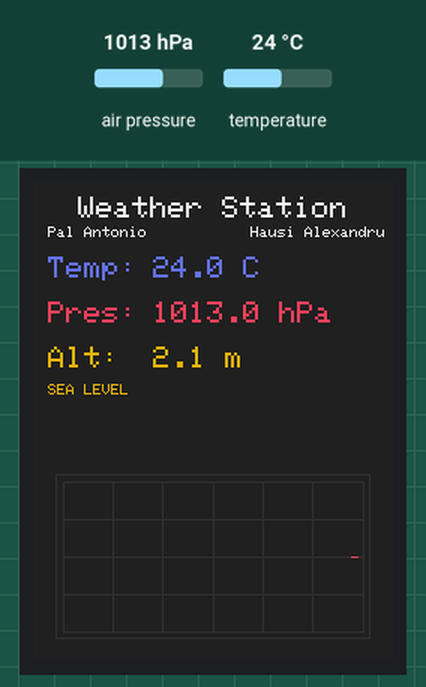
Simulated run of this sketch. Board: Arduino Uno, built with avr-gcc and run on an emulated ATmega328P. Shown: 240×320 colour display. The test bench sets the inputs (shaded band); at power-on: air pressure 1013 hPa, temperature 24 °C. What the sketch prints to the serial monitor is not drawn.

Above: at 3.1 s.
3.2 s: air pressure set to 952 hPa
At 5.6 s:
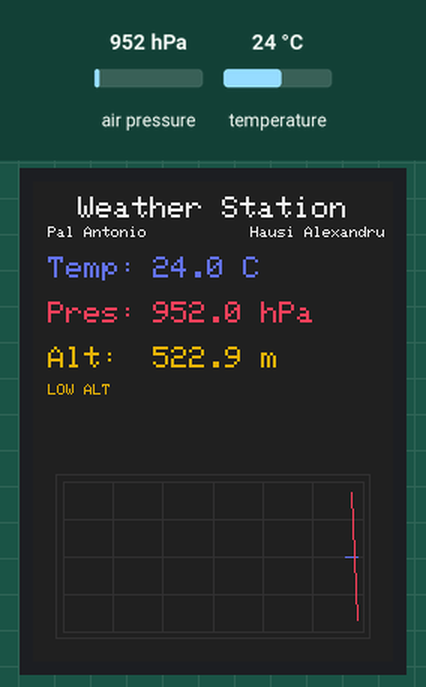
9.1 s: temperature set to 12 °C
At 11.0 s:
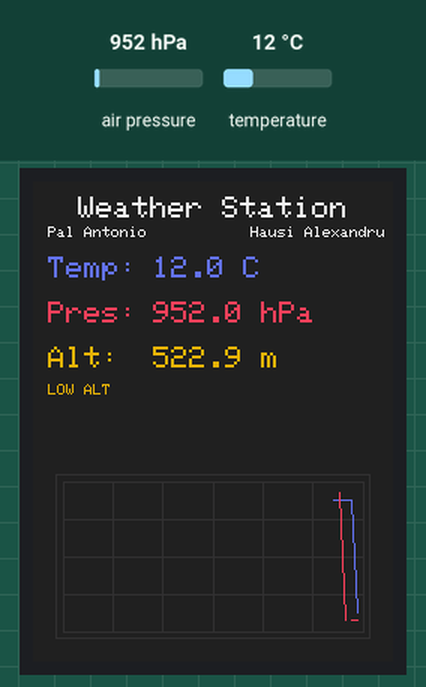
14.2 s: air pressure set to 975 hPa
At 16.6 s:
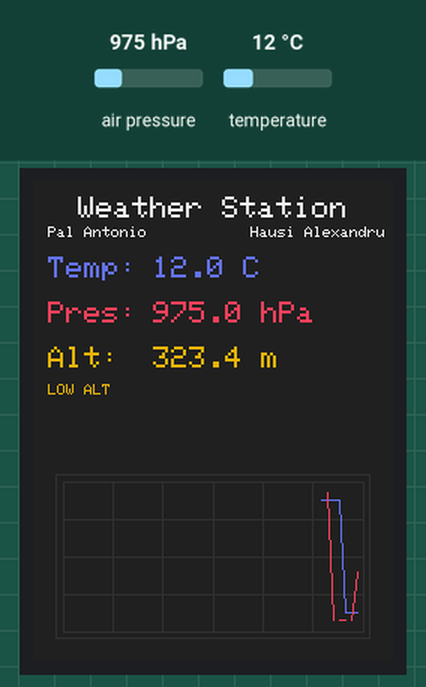
19.3 s: temperature set to 19 °C
At 21.1 s:
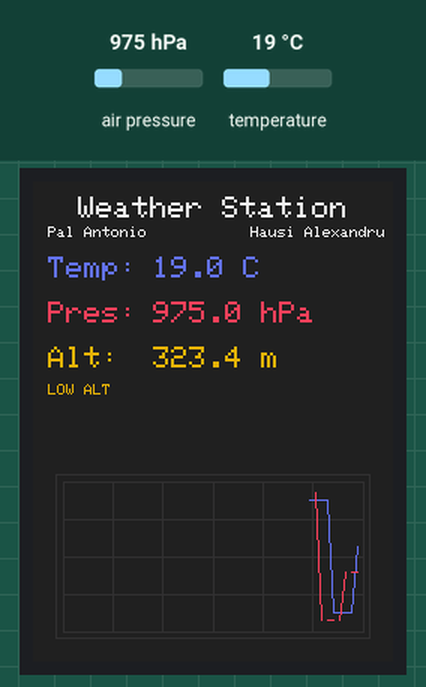
Timing chart, 0 to 22.6 s (numbered marks = the images above; inputs shaded):
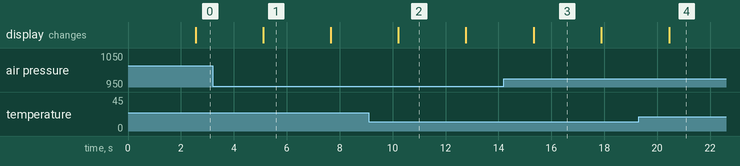

The sketch:

WeatherStation.ino
```cpp
#include "DisplayManager.h"
#include "SensorManager.h"

DisplayManager display;
SensorManager sensors;

unsigned long lastUpdateTime = 0;
#define UPDATE_INTERVAL 2500

void setup() {
  Serial.begin(9600);

  display.begin();

  if (!sensors.begin()) {
    display.drawError(F("BMP280 not found!"));
    while (1) delay(10);
  }

  display.drawStaticElements();
  sensors.readSensors();
}

void loop() {
  if (millis() - lastUpdateTime >= UPDATE_INTERVAL) {
    sensors.readSensors();

    display.updateDisplay(
      sensors.getCurrentTemperature(),
      sensors.getCurrentPressure(),
      sensors.getCurrentAltitude(),
      sensors.getTemperatureHistory(),
      sensors.getPressureHistory(),
      sensors.getDataIndex(),
      MAX_DATA_POINTS
    );

    lastUpdateTime = millis();
  }
}
```

DisplayManager.cpp
```cpp
#include "DisplayManager.h"

// Define strings in program memory
const char TITLE[] PROGMEM = "Weather Station";
const char AUTHOR1[] PROGMEM = "Pal Antonio";
const char AUTHOR2[] PROGMEM = "Hausi Alexandru";
const char TEMP_LABEL[] PROGMEM = "Temp:";
const char PRESS_LABEL[] PROGMEM = "Pres:";
const char ALT_LABEL[] PROGMEM = "Alt:";
const char TEMP_UNIT[] PROGMEM = " C";
const char PRESS_UNIT[] PROGMEM = " hPa";
const char ALT_UNIT[] PROGMEM = " m";
const char SEA_LEVEL_TEXT[] PROGMEM = "SEA LEVEL";
const char LOW_ALT_TEXT[] PROGMEM = "LOW ALT";
const char HIGH_ALT_TEXT[] PROGMEM = "HIGH ALT";

DisplayManager::DisplayManager() : tft(DISP_CS, DISP_DC, DISP_RST) {
}

void DisplayManager::begin() {
    tft.begin();
    tft.setRotation(2); // Portrait
    tft.fillScreen(BACKGROUND);
}

// Helper function to print PROGMEM strings
void printProgmemStr(Adafruit_ILI9341 &tft, const char* str) {
    char c;
    for (uint8_t i = 0; (c = pgm_read_byte(str + i)); i++) {
        tft.print(c);
    }
}

void DisplayManager::drawStaticElements() {
    tft.setTextSize(2);
    tft.setTextColor(TEXT_COLOR);
    tft.setCursor(30, 10);
    printProgmemStr(tft, TITLE);

    // Add names under the title
    tft.setTextSize(1);
    tft.setCursor(10, 30);
    printProgmemStr(tft, AUTHOR1);

    tft.setCursor(145, 30);
    printProgmemStr(tft, AUTHOR2);

    // Reset text size for the rest of the elements
    tft.setTextSize(2);
    tft.setTextColor(TEMP_COLOR);
    tft.setCursor(10, 50);
    printProgmemStr(tft, TEMP_LABEL);

    tft.setTextColor(PRESS_COLOR);
    tft.setCursor(10, 80);
    printProgmemStr(tft, PRESS_LABEL);

    tft.setTextColor(ALT_COLOR);
    tft.setCursor(10, 110);
    printProgmemStr(tft, ALT_LABEL);

    tft.drawRect(GRAPH_X - GRAPH_PAD, GRAPH_Y - GRAPH_PAD,
               GRAPH_W + GRAPH_PAD * 2, GRAPH_H + GRAPH_PAD * 2, GRID_COLOR);
}

void DisplayManager::updateDisplay(float currentTemp, float currentPress, float altitude,
                                    float* tempHistory, float* pressHistory, int dataIndex, int maxDataPoints) {
    tft.fillRect(80, 40, 150, 100, BACKGROUND);

    tft.setTextSize(2);
    tft.setTextColor(TEMP_COLOR);
    tft.setCursor(80, 50);
    tft.print(currentTemp, 1);
    printProgmemStr(tft, TEMP_UNIT);

    tft.setTextColor(PRESS_COLOR);
    tft.setCursor(80, 80);
    tft.print(currentPress, 1);
    printProgmemStr(tft, PRESS_UNIT);

    tft.setTextColor(ALT_COLOR);
    tft.setCursor(80, 110);
    tft.print(altitude, 1);
    printProgmemStr(tft, ALT_UNIT);

    updateAltitudeText(altitude);
    drawGraphs(tempHistory, pressHistory, dataIndex, maxDataPoints);
}

void DisplayManager::updateAltitudeText(float alt) {
    tft.setTextSize(1);
    tft.setTextColor(ALT_COLOR);
    tft.fillRect(10, 135, 200, 10, BACKGROUND);
    tft.setCursor(10, 135);
    if (alt < 100) {
        printProgmemStr(tft, SEA_LEVEL_TEXT);
    } else if (alt < 1000) {
        printProgmemStr(tft, LOW_ALT_TEXT);
    } else {
        printProgmemStr(tft, HIGH_ALT_TEXT);
    }
}


void DisplayManager::drawGraphs(float* tempHistory, float* pressHistory, int dataIndex, int maxDataPoints) {
    tft.fillRect(GRAPH_X, GRAPH_Y, GRAPH_W, GRAPH_H, BACKGROUND);

    // Draw grid lines
    for (int i = 0; i < 5; i++) {
        int y = GRAPH_Y + (i * GRAPH_H / 4);
        tft.drawLine(GRAPH_X, y, GRAPH_X + GRAPH_W, y, GRID_COLOR);
    }

    for (int i = 0; i < 7; i++) {
        int x = GRAPH_X + (i * GRAPH_W / 6);
        tft.drawLine(x, GRAPH_Y, x, GRAPH_Y + GRAPH_H, GRID_COLOR);
    }

    // Find min/max for scaling
    float minTemp = 100, maxTemp = -40;
    float minPress = 1200, maxPress = 800;

    for (int i = 0; i < maxDataPoints; i++) {
        if (tempHistory[i] > 0) {
            minTemp = min(minTemp, tempHistory[i]);
            maxTemp = max(maxTemp, tempHistory[i]);
            minPress = min(minPress, pressHistory[i]);
            maxPress = max(maxPress, pressHistory[i]);
        }
    }

    minTemp -= 2; maxTemp += 2;
    minPress -= 5; maxPress += 5;

    // Draw the graph lines
    for (int i = 0; i < maxDataPoints - 1; i++) {
        int idx1 = (dataIndex + i) % maxDataPoints;
        int idx2 = (dataIndex + i + 1) % maxDataPoints;

        if (tempHistory[idx1] > 0 && tempHistory[idx2] > 0) {
            int x1 = GRAPH_X + (i * GRAPH_W / maxDataPoints);
            int x2 = GRAPH_X + ((i + 1) * GRAPH_W / maxDataPoints);

            int y1 = GRAPH_Y + GRAPH_H - (tempHistory[idx1] - minTemp) * GRAPH_H / (maxTemp - minTemp);
            int y2 = GRAPH_Y + GRAPH_H - (tempHistory[idx2] - minTemp) * GRAPH_H / (maxTemp - minTemp);

            tft.drawLine(x1, y1, x2, y2, TEMP_COLOR);
        }

        if (pressHistory[idx1] > 0 && pressHistory[idx2] > 0 && i % 2 == 0) {
            int x1 = GRAPH_X + (i * GRAPH_W / maxDataPoints);
            int x2 = GRAPH_X + ((i + 1) * GRAPH_W / maxDataPoints);

            int y1 = GRAPH_Y + GRAPH_H - (pressHistory[idx1] - minPress) * GRAPH_H / (maxPress - minPress);
            int y2 = GRAPH_Y + GRAPH_H - (pressHistory[idx2] - minPress) * GRAPH_H / (maxPress - minPress);

            tft.drawLine(x1, y1, x2, y2, PRESS_COLOR);
        }
    }
}
// Add new overloaded method for F() strings
void DisplayManager::drawError(const __FlashStringHelper* message) {
    tft.fillScreen(BACKGROUND);
    tft.setTextColor(0xF800);
    tft.setTextSize(2);
    tft.setCursor(20, 160);
    tft.print(message); // Adafruit_GFX can print flash strings directly
}
```

DisplayManager.h
```cpp
#ifndef DISPLAY_MANAGER_H
#define DISPLAY_MANAGER_H

#include <Adafruit_GFX.h>
#include <Adafruit_ILI9341.h>
#include <avr/pgmspace.h>  // Include PROGMEM support

// Display color definitions
#define BACKGROUND   0x2104
#define TEXT_COLOR   0xEF7D
#define TEMP_COLOR   0x639D
#define PRESS_COLOR  0xF20B
#define GRID_COLOR   0x3186
#define ALT_COLOR    0xE581

// Graph definitions
#define GRAPH_X      20
#define GRAPH_Y      200
#define GRAPH_W      200
#define GRAPH_H      100
#define GRAPH_PAD    5

// Pin definitions for display
#define DISP_CS   8
#define DISP_RST  9
#define DISP_DC   10

class DisplayManager {
public:
    DisplayManager();
    void begin();
    void drawStaticElements();
    void updateDisplay(float currentTemp, float currentPress, float altitude,
                       float* tempHistory, float* pressHistory, int dataIndex, int maxDataPoints);
    void drawError(const char* message);
    void drawError(const __FlashStringHelper* message); // Add overload for F() strings

private:
    Adafruit_ILI9341 tft;
    void updateAltitudeText(float alt);
    void drawGraphs(float* tempHistory, float* pressHistory, int dataIndex, int maxDataPoints);
};

// Store strings in program memory
extern const char TITLE[] PROGMEM;
extern const char AUTHOR1[] PROGMEM;
extern const char AUTHOR2[] PROGMEM;
extern const char TEMP_LABEL[] PROGMEM;
extern const char PRESS_LABEL[] PROGMEM;
extern const char ALT_LABEL[] PROGMEM;
extern const char TEMP_UNIT[] PROGMEM;
extern const char PRESS_UNIT[] PROGMEM;
extern const char ALT_UNIT[] PROGMEM;
extern const char SEA_LEVEL_TEXT[] PROGMEM;
extern const char LOW_ALT_TEXT[] PROGMEM;
extern const char HIGH_ALT_TEXT[] PROGMEM;

#endif // DISPLAY_MANAGER_H
```

SensorManager.cpp
```cpp
#include "SensorManager.h"

SensorManager::SensorManager() : dataIndex(0), sealevelPressure(1013.25) {
    // Initialize history arrays
    for (int i = 0; i < MAX_DATA_POINTS; i++) {
        tempHistory[i] = 0;
        pressHistory[i] = 0;
    }
}

bool SensorManager::begin() {
    return bmp.begin(0x76);  // Returns true if sensor is found and initialized
}

void SensorManager::readSensors() {
    float temperature = bmp.readTemperature();
    float pressure = bmp.readPressure() / 100.0F;  // Convert Pa to hPa

    tempHistory[dataIndex] = temperature;
    pressHistory[dataIndex] = pressure;

    dataIndex = (dataIndex + 1) % MAX_DATA_POINTS;

    // Debug output with F() macro to save RAM
    Serial.print(F("Temp: "));
    Serial.print(temperature);
    Serial.print(F(" C, Pressure: "));
    Serial.print(pressure);
    Serial.println(F(" hPa"));
}
float SensorManager::getCurrentTemperature() {
    int lastIndex = (dataIndex + MAX_DATA_POINTS - 1) % MAX_DATA_POINTS;
    return tempHistory[lastIndex];
}

float SensorManager::getCurrentPressure() {
    int lastIndex = (dataIndex + MAX_DATA_POINTS - 1) % MAX_DATA_POINTS;
    return pressHistory[lastIndex];
}

float SensorManager::getCurrentAltitude() {
    return bmp.readAltitude(sealevelPressure);
}

float* SensorManager::getTemperatureHistory() {
    return tempHistory;
}

float* SensorManager::getPressureHistory() {
    return pressHistory;
}

int SensorManager::getDataIndex() {
    return dataIndex;
}
```

SensorManager.h
```cpp
#ifndef SENSOR_MANAGER_H
#define SENSOR_MANAGER_H

#include <Adafruit_Sensor.h>
#include <Adafruit_BMP280.h>
#include <Wire.h>
#include <SPI.h>

#define MAX_DATA_POINTS 50

class SensorManager {
public:
    SensorManager();
    bool begin();
    void readSensors();
    float getCurrentTemperature();
    float getCurrentPressure();
    float getCurrentAltitude();
    float* getTemperatureHistory();
    float* getPressureHistory();
    int getDataIndex();

private:
    Adafruit_BMP280 bmp;
    float tempHistory[MAX_DATA_POINTS];
    float pressHistory[MAX_DATA_POINTS];
    int dataIndex;
    float sealevelPressure;
};

#endif // SENSOR_MANAGER_H
```

Measured:
- after the input at 3.2 s, the display: changes after 1.9 s (image 1)
- what the display in image 1 shows lasts 2.6 s, from 5.1 s to 7.7 s
